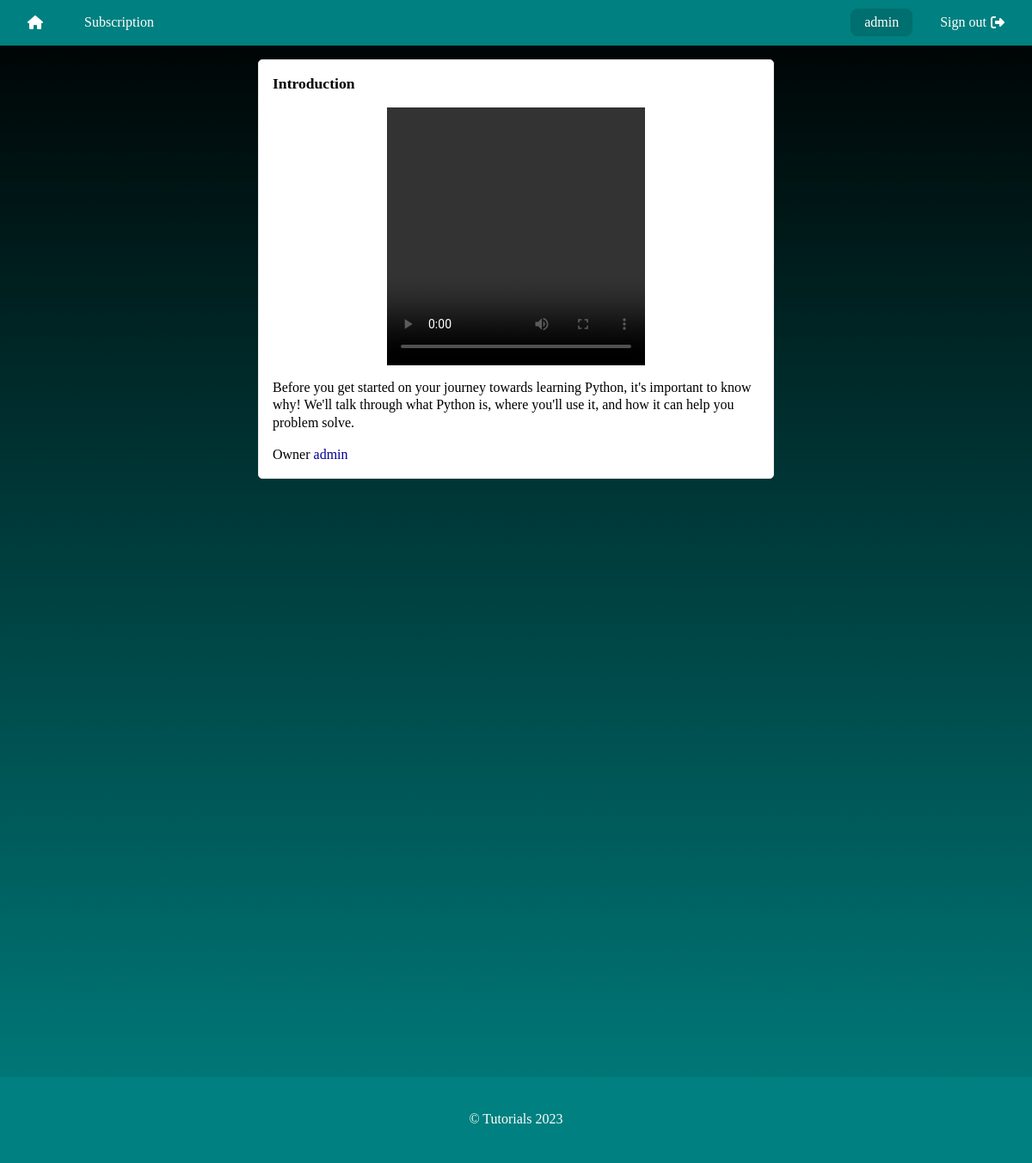
/lesson/1/1 (signed in), run on the app's committed database.
### products/models.py (models this page shows, shortened)
class Lesson(models.Model):
    title = models.CharField(max_length=255)
    user = models.ForeignKey(User, on_delete=models.CASCADE)
    video_url = models.URLField()
    products = models.ManyToManyField(Product, related_name='lessons')
    duration = models.PositiveIntegerField(default=0)
    created_at = models.DateTimeField(auto_now_add=True)
    updated_at = models.DateTimeField(auto_now=True)
    description = models.TextField(null=True, blank=True, max_length=5000)

class Product(models.Model):
    owner = models.ForeignKey(User, on_delete=models.CASCADE)
    title = models.CharField(max_length=255)
    created_at = models.DateTimeField(auto_now_add=True)
    updated_at = models.DateTimeField(auto_now=True)
    description = models.TextField(null=True, blank=True, max_length=5000)

### products/views.py (the view)
# urls.py: path("lesson/<int:product_id>/<int:lesson_id>", lesson_details, name='lesson-details'),
def lesson_details(request, product_id:int, lesson_id:int):
    try:
        lesson = Lesson.objects.get(id=int(lesson_id))
        product = Product.objects.get(id=int(product_id))
    except Lesson.DoesNotExist or Product.DoesNotExist:
        return render(request, 'not-found.html')
    user = request.user
    has_access = ProductAccess.objects.filter(user=user, product=product).first()
    if product.owner == user or has_access is not None:
        context = {
            'lesson': lesson,
            'product': product,
        }
        return render(request, 'products/lesson-details.html', context)
    return render(request, 'not-authorized.html')

### templates/products/lesson-details.html (shortened to what this page needs)
{% extends "base.html" %}
{% block body %}
    <div class="lesson-details-page">
       <div class="lesson">
            <div class="title">{{ lesson.title }}</div>
            <div class="video">
                <video  controls >
                    <source src="{{ lesson.video_url }}" type="video/mp4" />
                </video>
            </div>
            <div class="description">{{ lesson.description }}</div>
            <div class="owner">
                <span>Owner</span>
                <a href="{% url 'accounts:profile' product.owner.username %}">{{ product.owner.username }}</a>
            </div>
       </div>
    </div>
{% endblock body %}

### templates/layouts/header.html
<header id="headerWrapper">
    <nav>
        <div class="group">
            <a href="{% url 'products:home' %}">
                <span class="fa-solid fa-home"></span>
            </a>
            <a href="{% url 'products:accessed-products' %}">Subscription</a>
        </div>
        <div class="group">
            {% if request.user.is_authenticated %}
                <a href="{% url 'accounts:profile' request.user.username %}" id="username">
                    <span>{{ request.user.username }}</span>
                </a>
                <a href="{% url 'accounts:logout' %}">
                    <span>Sign out</span>
                    <i class="fa-solid fa-right-from-bracket"></i>
                </a>
            {% else %}
                <a href="{% url 'accounts:login' %}">
                    <span>Sign in</span>
                    <i class="fa-solid fa-right-to-bracket"></i>
                </a>
            {% endif %}
        </div>
    </nav>
</header>

### static/css/main.css (style rules this page uses)
*, *::after, *::before { margin: 0; padding: 0; font-family: inherit; background: transparent; box-sizing: border-box; scroll-behavior: smooth; scrollbar-color: var(--main-color) transparent; text-decoration: none; color: inherit; }
a { color: var(--dark-blue); }
html { background: linear-gradient(to top, var(--main-color), var(--black)); background-attachment: fixed; line-height: 1.3; }
html { --main-color: rgb(0, 128, 128); --main-color2: rgb(0, 111, 111); --base-white: #fff; --white: #fff; --border-color: rgb(229, 229, 229); --dark-blue: rgb(0, 0, 148); --black: rgb(0, 0, 0); --silver: rgb(192, 192, 192); }
header[id=headerWrapper] { position: fixed; width: 100%; height: 3.3rem; top: 0; left: 0; }
header[id=headerWrapper] nav { background: var(--main-color); display: flex; justify-content: space-between; gap: 1rem; align-items: center; width: 100%; padding: 0 1rem; height: 100%; }
header[id=headerWrapper] nav .group { height: 100%; display: flex; justify-content: center; align-items: center; gap: 1rem; }
header[id=headerWrapper] nav .group a { padding: 2px 1rem; display: flex; justify-content: center; align-items: center; color: var(--white); gap: 5px; border-radius: 8px; height: 2rem; }
header[id=headerWrapper] nav .group a#username { background: var(--main-color2); }
header[id=headerWrapper] nav .group svg, header[id=headerWrapper] nav .group span { color: var(--base-white); }
.product-details-page, .lesson-details-page { display: flex; justify-content: center; }
.product-details-page .product, .product-details-page .lesson, .lesson-details-page .product, .lesson-details-page .lesson { width: 100%; max-width: 600px; display: flex; flex-direction: column; gap: 1rem; border: 1px solid var(--border-color); background: var(--white); border-radius: 5px; padding: 1rem; }
.product-details-page .product .video, .product-details-page .lesson .video, .lesson-details-page .product .video, .lesson-details-page .lesson .video { width: 100%; height: 100%; display: flex; justify-content: center; min-height: 300px; }
.product-details-page .product .video video, .product-details-page .lesson .video video, .lesson-details-page .product .video video, .lesson-details-page .lesson .video video { max-width: 100%; object-fit: contain; }
.product-details-page .product .title, .product-details-page .lesson .title, .lesson-details-page .product .title, .lesson-details-page .lesson .title { font-size: 1.1rem; font-weight: 900; }

### data on the page
Lesson: title "Introduction", description "Before you get started on your journey towards learning Python, it's important to know why! We'll talk through what Python is, where you'll use it, and how it can help you problem solve."
Product: owner.username "admin"

### other printed values
{{ request.user.username }} "admin"
